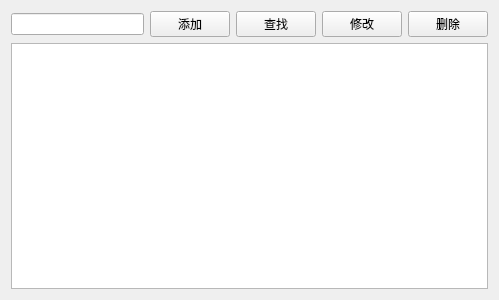
<?xml version="1.0" encoding="UTF-8"?>
<ui version="4.0">
 <class>patientview</class>
 <widget class="QWidget" name="patientview">
  <property name="geometry">
   <rect>
    <x>0</x>
    <y>0</y>
    <width>499</width>
    <height>300</height>
   </rect>
  </property>
  <property name="windowTitle">
   <string>患者管理</string>
  </property>
  <layout class="QVBoxLayout" name="verticalLayout">
   <item>
    <layout class="QHBoxLayout" name="horizontalLayout">
     <item>
      <widget class="QLineEdit" name="lineEdit"/>
     </item>
     <item>
      <widget class="QPushButton" name="btadd">
       <property name="text">
        <string>添加</string>
       </property>
      </widget>
     </item>
     <item>
      <widget class="QPushButton" name="btcheck">
       <property name="text">
        <string>查找</string>
       </property>
      </widget>
     </item>
     <item>
      <widget class="QPushButton" name="btedit">
       <property name="text">
        <string>修改</string>
       </property>
      </widget>
     </item>
     <item>
      <widget class="QPushButton" name="btclear">
       <property name="text">
        <string>删除</string>
       </property>
      </widget>
     </item>
    </layout>
   </item>
   <item>
    <widget class="QTableView" name="tableView"/>
   </item>
  </layout>
 </widget>
 <resources/>
 <connections/>
</ui>
